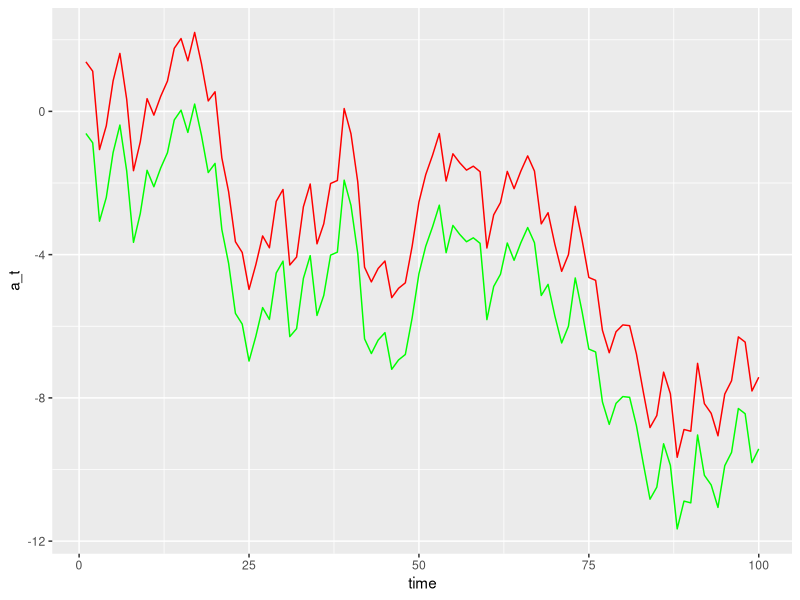
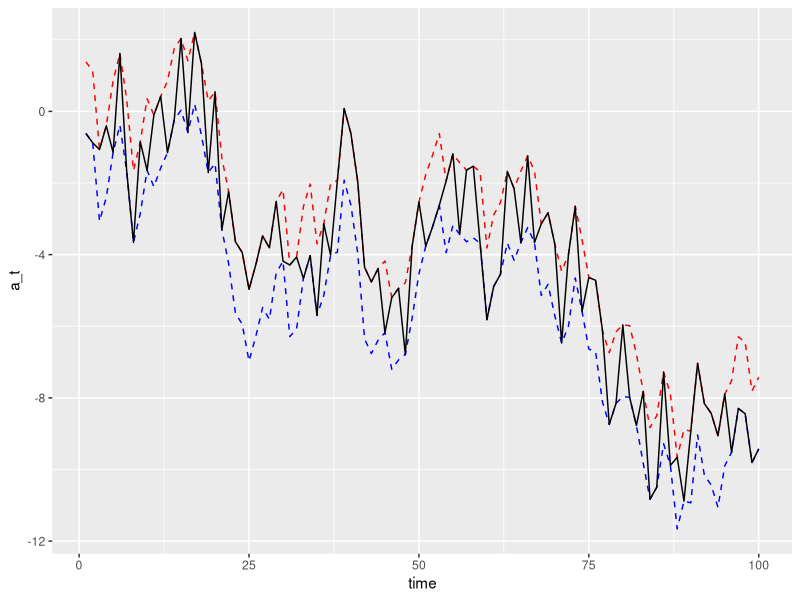

Write R code to recreate these figures, in order.
setwd("/Users/syang14/Dropbox/Stevens/FE570-2018F/Lecture-05/R-Code")

#Load Financial Time Series Package 'fBasics;
require(graphics)
require(zoo) 
require(ggplot2)

# Set up the basic variables
c = 1
time = 1:100
epsilon = rnorm(time)
prices = cumsum(epsilon)
m_t = zoo(prices)
a_t = m_t + c
b_t = m_t - c

df <- data.frame(time,a_t,b_t)

ggplot(df, aes(time)) +                    # basic graphical object
  geom_line(aes(y=a_t), colour="red") +  # first layer
  geom_line(aes(y=b_t), colour="green")  # second layer

#We can simulate trade prices by adding a normally distributed trade sign variable:
q_t = sign(rnorm(time))
p_t = m_t + (c * q_t)

df <- data.frame(time,a_t,b_t, p_t)

ggplot(df, aes(time)) +                    # basic graphical object
  geom_line(aes(y=a_t), colour="red", lty=2) +  # first layer
  geom_line(aes(y=b_t), colour="blue", lty=2) +  # second layer
  geom_line(aes(y=p_t), colour="black", lty=1)  # third layer

#So we just need to compute the variance and covariance of returns in order to estimate the expected cost. An example of estimating these values in R using daily data.

returns <- function(p_t) (p_t/lag(p_t))-1
rets <- na.omit(returns(m_t))
gamma_0 <- var(rets)
gamma_1 <- cov(rets[1:length(rets)-1], lag(rets, na.pad=FALSE))

sigma_2 <- gamma_0 + 2 * gamma_1
cost <- sqrt(2 * gamma_1)

